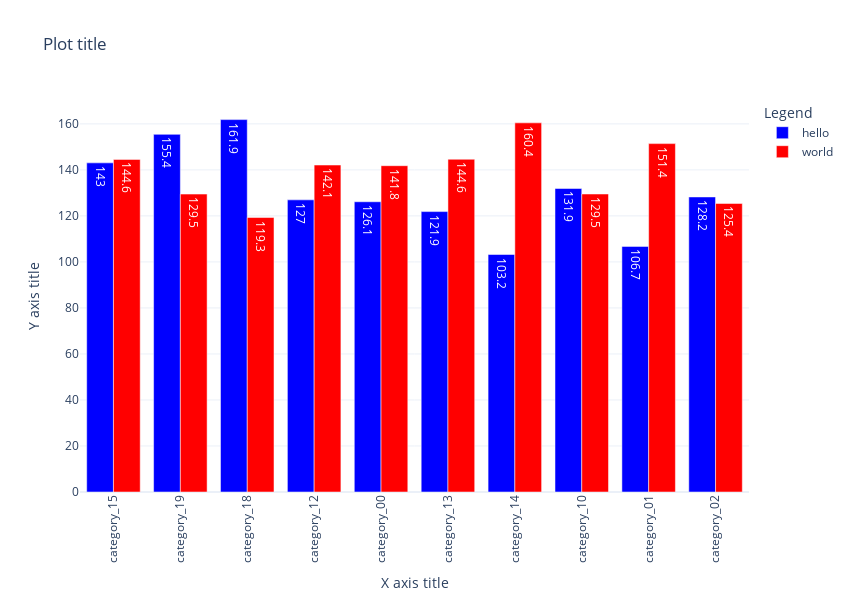

The code cell stored with this chart in its notebook:
### Code cell
# Grouped vertical bar chart with multiple categories

e = d.groupby(['category', 'subcategory'])[['x']].sum().reset_index().sort_values('x', ascending=True)
categories = e.groupby(['category']).x.sum().reset_index().sort_values('x', ascending=False).category.head(10)
subcategories = ['hello', 'world']
colors = ['blue', 'red']

fig = go.Figure()
for i, subcategory in enumerate(subcategories):
    fig.add_trace(go.Bar(
        x=e[(e.category.isin(categories)) & (e.subcategory==subcategory)].category,
        y=e[(e.category.isin(categories)) & (e.subcategory==subcategory)].x,
        text=e[(e.category.isin(categories)) & (e.subcategory==subcategory)].x.round(1),
        name=subcategory,
        showlegend=True,
        marker=dict(color=colors[i])))
fig.update_layout(
    barmode='group',
    template='plotly_white',
    width=50 + len(categories) * len(subcategories) * 40,
    height=600,
    title='Plot title',
    legend_title='Legend',
    showlegend=True)
fig.update_xaxes(
    title='X axis title',
    tickangle=270,
    categoryorder='array',
    categoryarray=categories)
fig.update_yaxes(
    title='Y axis title',
    range=None,
    dtick=None)
fig.show()

### Figure 1 — Plotly figure (JSON) as saved in the notebook; plotly's stock layout.template omitted (floating-point values rounded to 4 significant figures)
{"data": [{"marker": {"color": "blue"}, "name": "hello", "showlegend": true, "text": [103.2, 106.7, 121.9, 126.1, 127, 128.2, 131.9, 143, 155.4, 161.9], "type": "bar", "x": ["category_14", "category_01", "category_13", "category_00", "category_12", "category_02", "category_10", "category_15", "category_19", "category_18"], "y": [103.2, 106.7, 121.9, 126.1, 127.0, 128.2, 131.9, 143.0, 155.4, 161.9]}, {"marker": {"color": "red"}, "name": "world", "showlegend": true, "text": [119.3, 125.4, 129.5, 129.5, 141.8, 142.1, 144.6, 144.6, 151.4, 160.4], "type": "bar", "x": ["category_18", "category_02", "category_19", "category_10", "category_00", "category_12", "category_15", "category_13", "category_01", "category_14"], "y": [119.3, 125.4, 129.5, 129.5, 141.8, 142.1, 144.6, 144.6, 151.4, 160.4]}], "layout": {"barmode": "group", "height": 600, "legend": {"title": {"text": "Legend"}}, "showlegend": true, "title": {"text": "Plot title"}, "width": 850, "xaxis": {"categoryarray": ["category_15", "category_19", "category_18", "category_12", "category_00", "category_13", "category_14", "category_10", "category_01", "category_02"], "categoryorder": "array", "tickangle": -90, "title": {"text": "X axis title"}}, "yaxis": {"title": {"text": "Y axis title"}}}}
